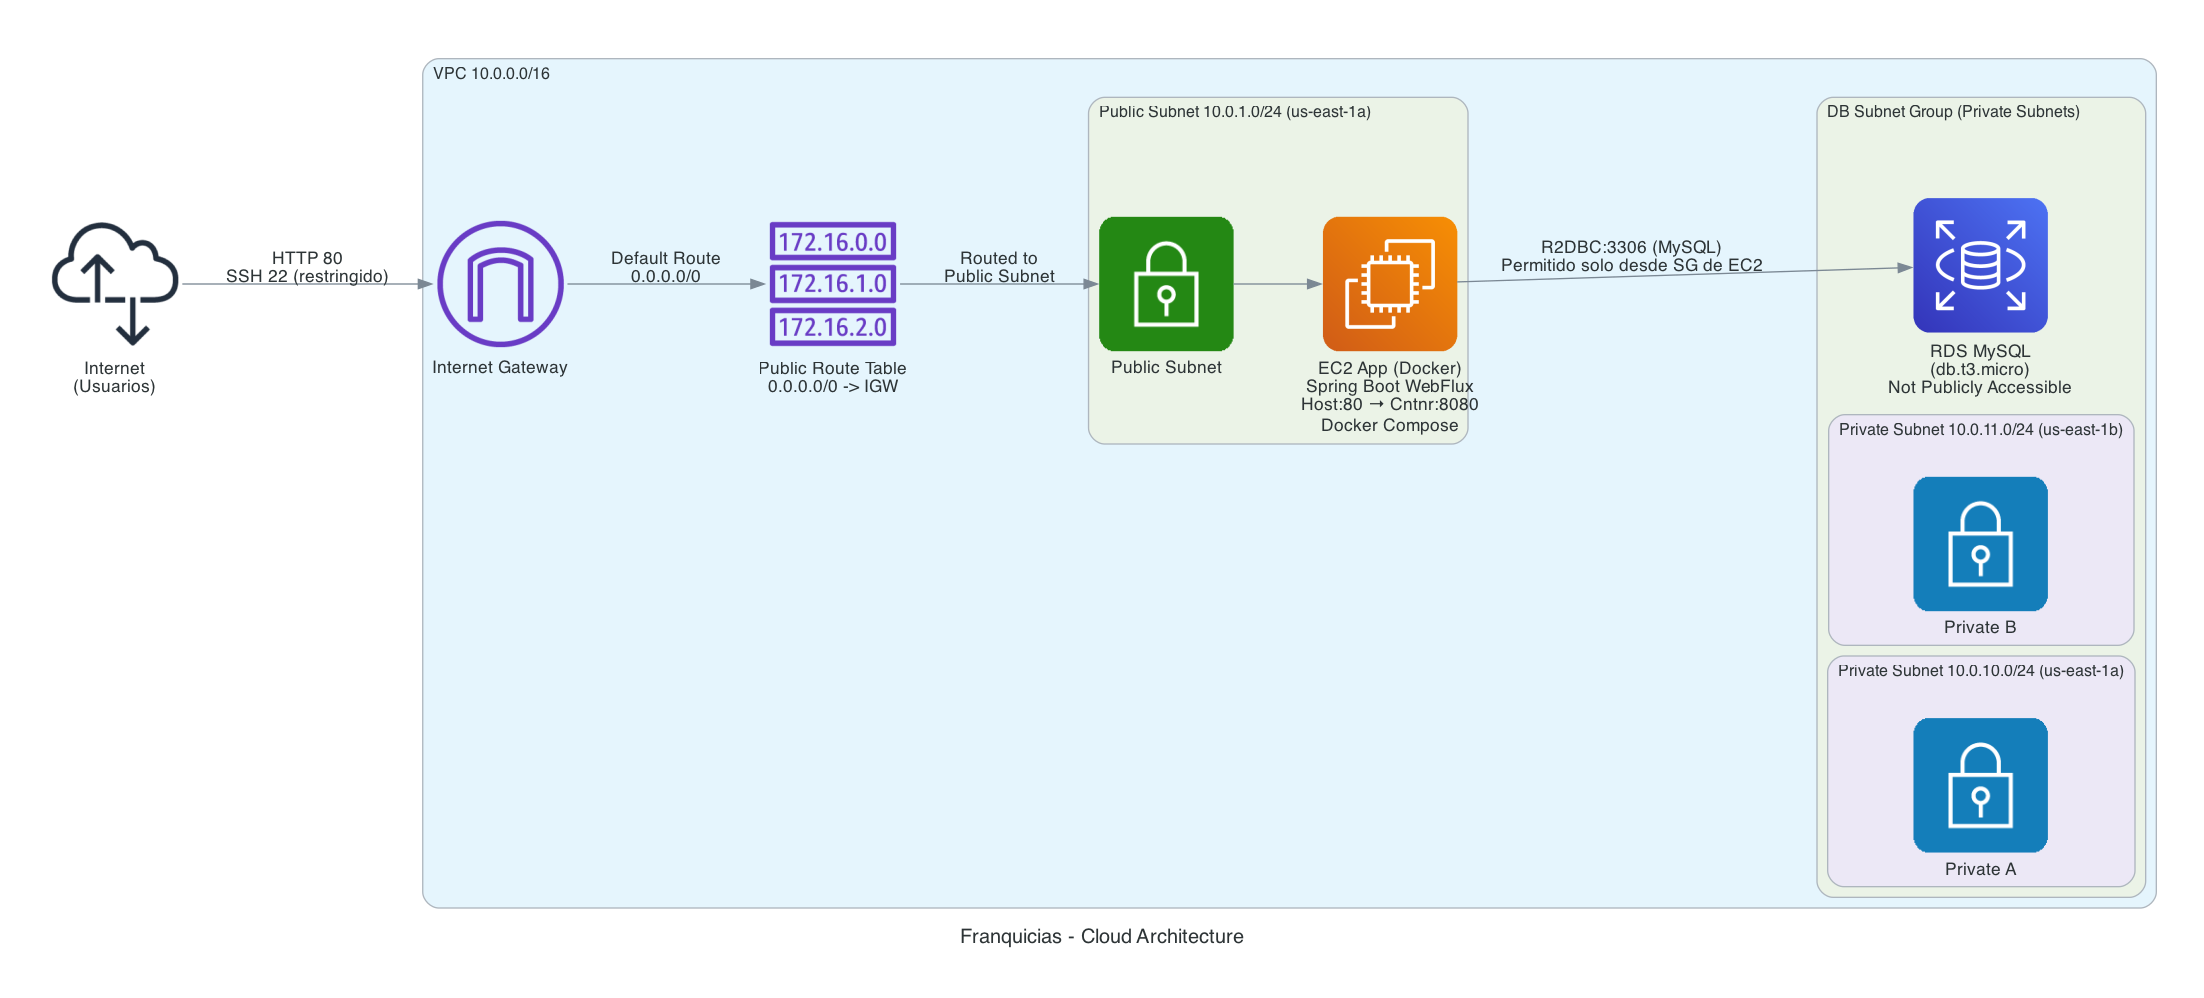

Python code for this plot:
from diagrams import Diagram, Cluster, Edge
from diagrams.aws.network import VPC, PublicSubnet, PrivateSubnet, InternetGateway, RouteTable
from diagrams.aws.compute import EC2
from diagrams.aws.database import RDS
from diagrams.aws.general import InternetAlt1

# Genera docs/architecture/cloud.png
with Diagram(
    "Franquicias - Cloud Architecture",
    filename="cloud",
    outformat="png",
    show=False,
    graph_attr={"rankdir": "LR", "splines": "spline", "pad": "0.5", "nodesep": "0.6", "ranksep": "0.9"},
):
    internet = InternetAlt1("Internet\n(Usuarios)")
    with Cluster("VPC 10.0.0.0/16"):
        igw = InternetGateway("Internet Gateway")
        rt_public = RouteTable("Public Route Table\n0.0.0.0/0 -> IGW")

        with Cluster("Public Subnet 10.0.1.0/24 (us-east-1a)"):
            public_subnet = PublicSubnet("Public Subnet")
            ec2 = EC2("EC2 App (Docker)\nSpring Boot WebFlux\nHost:80 → Cntnr:8080\nDocker Compose")

        with Cluster("DB Subnet Group (Private Subnets)"):
            with Cluster("Private Subnet 10.0.10.0/24 (us-east-1a)"):
                ps_a = PrivateSubnet("Private A")
            with Cluster("Private Subnet 10.0.11.0/24 (us-east-1b)"):
                ps_b = PrivateSubnet("Private B")
            rds = RDS("RDS MySQL\n(db.t3.micro)\nNot Publicly Accessible")

        # Flujo de tráfico y políticas de seguridad (anotadas en los bordes)
        internet >> Edge(label="HTTP 80\nSSH 22 (restringido)") >> igw
        igw >> Edge(label="Default Route\n0.0.0.0/0") >> rt_public
        rt_public >> Edge(label="Routed to\nPublic Subnet") >> public_subnet
        public_subnet >> ec2

        # Conectividad de aplicación a base de datos
        ec2 >> Edge(label="R2DBC:3306 (MySQL)\nPermitido solo desde SG de EC2") >> rds
